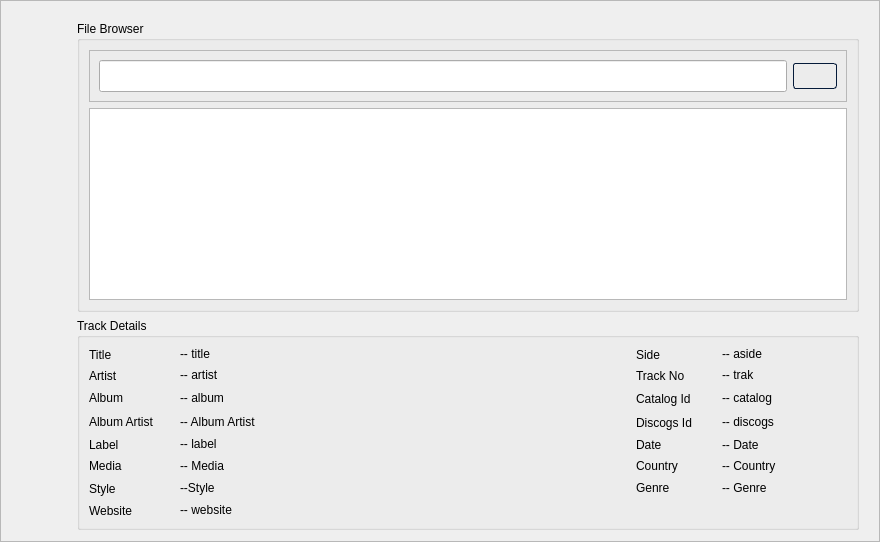
             <widget class="QFrame" name="FileBrowser_layout">
              <property name="frameShape">
               <enum>QFrame::StyledPanel</enum>
              </property>
              <property name="frameShadow">
               <enum>QFrame::Raised</enum>
              </property>
              <layout class="QGridLayout" name="gridLayout_4">
               <item row="0" column="0">
                <widget class="QFrame" name="frame_10">
                 <property name="maximumSize">
                  <size>
                   <width>50</width>
                   <height>16777215</height>
                  </size>
                 </property>
                 <property name="frameShape">
                  <enum>QFrame::NoFrame</enum>
                 </property>
                 <property name="frameShadow">
                  <enum>QFrame::Raised</enum>
                 </property>
                 <layout class="QVBoxLayout" name="VerticalLayout_3">
                  <property name="leftMargin">
                   <number>0</number>
                  </property>
                  <item>
                   <widget class="QPushButton" name="but_db_frame_hide">
                    <property name="minimumSize">
                     <size>
                      <width>50</width>
                      <height>50</height>
                     </size>
                    </property>
                    <property name="styleSheet">
                     <string notr="true">*{border:none;
	text-align: middle;}

/*-----QPushButton-----*/


QPushButton::disabled
{
	background-color: #404040;
	color: #656565;
	border-color: #051a39;

}


QPushButton::hover
{
	background-color: lightgrey;
	border-style: solid;
	border-width: 1px;
	border-radius: 3px;
	border-color: #051a39;
	padding: 5px;

}


QPushButton::pressed
{
	background-color: rgb(125, 155, 143);
	color: #ffffff;
	border-style: solid;
	border-width: 1px;
	border-radius: 3px;
	border-color: #051a39;
	padding: 5px;

}</string>
                    </property>
                    <property name="text">
                     <string/>
                    </property>
                    <property name="icon">
                     <iconset resource="resources.qrc">
                      <normaloff>:/icons/icons/chevrons-left.svg</normaloff>:/icons/icons/chevrons-left.svg</iconset>
                    </property>
                    <property name="iconSize">
                     <size>
                      <width>40</width>
                      <height>40</height>
                     </size>
                    </property>
                   </widget>
                  </item>
                  <item>
                   <spacer name="verticalSpacer_3">
                    <property name="orientation">
                     <enum>Qt::Vertical</enum>
                    </property>
                    <property name="sizeHint" stdset="0">
                     <size>
                      <width>20</width>
                      <height>100</height>
                     </size>
                    </property>
                   </spacer>
                  </item>
                 </layout>
                </widget>
               </item>
               <item row="0" column="1">
                <widget class="QFrame" name="db_side_frame">
                 <property name="minimumSize">
                  <size>
                   <width>800</width>
                   <height>0</height>
                  </size>
                 </property>
                 <property name="frameShape">
                  <enum>QFrame::NoFrame</enum>
                 </property>
                 <property name="frameShadow">
                  <enum>QFrame::Raised</enum>
                 </property>
                 <layout class="QVBoxLayout" name="verticalLayout_11">
                  <property name="bottomMargin">
                   <number>0</number>
                  </property>
                  <item>
                   <widget class="QGroupBox" name="groupBox_4">
                    <property name="title">
                     <string>File Browser</string>
                    </property>
                    <layout class="QVBoxLayout" name="verticalLayout_12">
                     <item>
                      <widget class="QFrame" name="frame_9">
                       <property name="frameShape">
                        <enum>QFrame::StyledPanel</enum>
                       </property>
                       <property name="frameShadow">
                        <enum>QFrame::Raised</enum>
                       </property>
                       <layout class="QHBoxLayout" name="horizontalLayout_26">
                        <item>
                         <widget class="MyLineEdit" name="db_path_root">
                          <property name="minimumSize">
                           <size>
                            <width>0</width>
                            <height>32</height>
                           </size>
                          </property>
                          <property name="alignment">
                           <set>Qt::AlignLeading|Qt::AlignLeft|Qt::AlignVCenter</set>
                          </property>
                         </widget>
                        </item>
                        <item>
                         <widget class="QPushButton" name="but_db_goUp">
                          <property name="styleSheet">
                           <string notr="true">/*-----QPushButton-----*/
QPushButton
{
/**	background-color:  rgb(92, 106, 106);
	color: #ffffff;
**/	
   border-style: solid;
	border-width: 1px;
	border-radius: 3px;
	border-color: #051a39;
	padding: 5px;
}

QPushButton::disabled
{
	background-color: #404040;
	color: #656565;
	border-color: #051a39;

}


QPushButton::hover
{
	background-color: lightgrey;
	border-style: solid;
	border-width: 1px;
	border-radius: 3px;
	border-color: #051a39;
	padding: 5px;

}


QPushButton::pressed
{
	background-color: rgb(125, 155, 143);
	color: #ffffff;
	border-style: solid;
	border-width: 1px;
	border-radius: 3px;
	border-color: #051a39;
	padding: 5px;

}</string>
                          </property>
                          <property name="text">
                           <string/>
                          </property>
                          <property name="icon">
                           <iconset resource="resources.qrc">
                            <normaloff>:/icons/icons/corner-left-up.svg</normaloff>:/icons/icons/corner-left-up.svg</iconset>
                          </property>
                         </widget>
                        </item>
                       </layout>
                      </widget>
                     </item>
                     <item>
                      <widget class="MyTreeView" name="treeView_db">
                       <property name="sizePolicy">
                        <sizepolicy hsizetype="Minimum" vsizetype="MinimumExpanding">
                         <horstretch>0</horstretch>
                         <verstretch>0</verstretch>
                        </sizepolicy>
                       </property>
                      </widget>
                     </item>
                    </layout>
                   </widget>
                  </item>
                  <item>
                   <widget class="QGroupBox" name="gbox_db_track_labels">
                    <property name="title">
                     <string>Track Details</string>
                    </property>
                    <layout class="QGridLayout" name="gridLayout_19">
                     <item row="5" column="1">
                      <widget class="QLabel" name="lbl_media_a_2">
                       <property name="font">
                        <font>
                         <pointsize>9</pointsize>
                        </font>
                       </property>
                       <property name="text">
                        <string>-- Media</string>
                       </property>
                      </widget>
                     </item>
                     <item row="5" column="3">
                      <widget class="QLabel" name="lbl_country_a_2">
                       <property name="font">
                        <font>
                         <pointsize>9</pointsize>
                        </font>
                       </property>
                       <property name="text">
                        <string>-- Country</string>
                       </property>
                      </widget>
                     </item>
                     <item row="4" column="2">
                      <widget class="QLabel" name="lbl_date_2">
                       <property name="font">
                        <font>
                         <pointsize>9</pointsize>
                        </font>
                       </property>
                       <property name="text">
                        <string>Date</string>
                       </property>
                      </widget>
                     </item>
                     <item row="5" column="0">
                      <widget class="QLabel" name="lbl_media_2">
                       <property name="minimumSize">
                        <size>
                         <width>50</width>
                         <height>15</height>
                        </size>
                       </property>
                       <property name="maximumSize">
                        <size>
                         <width>50</width>
                         <height>15</height>
                        </size>
                       </property>
                       <property name="font">
                        <font>
                         <pointsize>9</pointsize>
                        </font>
                       </property>
                       <property name="text">
                        <string>Media</string>
                       </property>
                      </widget>
                     </item>
                     <item row="5" column="2">
                      <widget class="QLabel" name="lbl_country_2">
                       <property name="font">
                        <font>
                         <pointsize>9</pointsize>
                        </font>
                       </property>
                       <property name="text">
                        <string>Country</string>
                       </property>
                      </widget>
                     </item>
                     <item row="6" column="0">
                      <widget class="QLabel" name="lbl_style_2">
                       <property name="minimumSize">
                        <size>
                         <width>50</width>
                         <height>18</height>
                        </size>
                       </property>
                       <property name="maximumSize">
                        <size>
                         <width>50</width>
                         <height>15</height>
                        </size>
                       </property>
                       <property name="font">
                        <font>
                         <pointsize>9</pointsize>
                        </font>
                       </property>
                       <property name="text">
                        <string>Style</string>
                       </property>
                      </widget>
                     </item>
                     <item row="4" column="3">
                      <widget class="QLabel" name="lbl_date_a_2">
                       <property name="font">
                        <font>
                         <pointsize>9</pointsize>
                        </font>
                       </property>
                       <property name="text">
                        <string>-- Date</string>
                       </property>
                      </widget>
                     </item>
                     <item row="6" column="2">
                      <widget class="QLabel" name="lbl_genre_2">
                       <property name="font">
                        <font>
                         <pointsize>9</pointsize>
                        </font>
                       </property>
                       <property name="text">
                        <string>Genre</string>
                       </property>
                      </widget>
                     </item>
                     <item row="7" column="1" colspan="3">
                      <widget class="QLabel" name="lbl_website_a_2">
                       <property name="minimumSize">
                        <size>
                         <width>0</width>
                         <height>15</height>
                        </size>
                       </property>
                       <property name="font">
                        <font>
                         <pointsize>9</pointsize>
                         <weight>50</weight>
                         <italic>false</italic>
                         <bold>false</bold>
                        </font>
                       </property>
                       <property name="text">
                        <string>-- website</string>
                       </property>
                       <property name="openExternalLinks">
                        <bool>true</bool>
                       </property>
                       <property name="textInteractionFlags">
                        <set>Qt::LinksAccessibleByMouse|Qt::TextSelectableByKeyboard|Qt::TextSelectableByMouse</set>
                       </property>
                      </widget>
                     </item>
                     <item row="6" column="1">
                      <widget class="QLabel" name="lbl_style_a_2">
                       <property name="font">
                        <font>
                         <pointsize>9</pointsize>
                        </font>
                       </property>
                       <property name="text">
                        <string>--Style</string>
                       </property>
                      </widget>
                     </item>
                     <item row="6" column="3">
                      <widget class="QLabel" name="lbl_genre_a_2">
                       <property name="font">
                        <font>
                         <pointsize>9</pointsize>
                        </font>
                       </property>
                       <property name="text">
                        <string>-- Genre</string>
                       </property>
                      </widget>
                     </item>
                     <item row="7" column="0">
                      <widget class="QLabel" name="lbl_website_2">
                       <property name="minimumSize">
                        <size>
                         <width>70</width>
                         <height>15</height>
                        </size>
                       </property>
                       <property name="maximumSize">
                        <size>
                         <width>50</width>
                         <height>15</height>
                        </size>
                       </property>
                       <property name="font">
                        <font>
                         <pointsize>9</pointsize>
                         <weight>50</weight>
                         <italic>false</italic>
                         <bold>false</bold>
                        </font>
                       </property>
                       <property name="text">
                        <string>Website</string>
                       </property>
                      </widget>
                     </item>
                     <item row="0" column="3">
                      <widget class="QLabel" name="lbl_side_a_2">
                       <property name="font">
                        <font>
                         <pointsize>9</pointsize>
                         <weight>50</weight>
                         <italic>false</italic>
                         <bold>false</bold>
                        </font>
                       </property>
                       <property name="text">
                        <string>-- aside</string>
                       </property>
                       <property name="textInteractionFlags">
                        <set>Qt::LinksAccessibleByMouse|Qt::TextSelectableByKeyboard|Qt::TextSelectableByMouse</set>
                       </property>
                      </widget>
                     </item>
                     <item row="1" column="0">
                      <widget class="QLabel" name="lbl_artist_2">
                       <property name="minimumSize">
                        <size>
                         <width>50</width>
                         <height>15</height>
                        </size>
                       </property>
                       <property name="maximumSize">
                        <size>
                         <width>50</width>
                         <height>15</height>
                        </size>
                       </property>
                       <property name="font">
                        <font>
                         <pointsize>9</pointsize>
                         <weight>50</weight>
                         <italic>false</italic>
                         <bold>false</bold>
                        </font>
                       </property>
                       <property name="styleSheet">
                        <string notr="true"/>
                       </property>
                       <property name="text">
                        <string>Artist</string>
                       </property>
                      </widget>
                     </item>
                     <item row="1" column="1">
                      <widget class="QLabel" name="lbl_artist_a_2">
                       <property name="font">
                        <font>
                         <pointsize>9</pointsize>
                         <weight>50</weight>
                         <italic>false</italic>
                         <bold>false</bold>
                        </font>
                       </property>
                       <property name="text">
                        <string>-- artist</string>
                       </property>
                       <property name="textInteractionFlags">
                        <set>Qt::LinksAccessibleByMouse|Qt::TextSelectableByKeyboard|Qt::TextSelectableByMouse</set>
                       </property>
                      </widget>
                     </item>
                     <item row="1" column="2">
                      <widget class="QLabel" name="lbl_track_2">
                       <property name="minimumSize">
                        <size>
                         <width>70</width>
                         <height>15</height>
                        </size>
                       </property>
                       <property name="maximumSize">
                        <size>
                         <width>80</width>
                         <height>15</height>
                        </size>
                       </property>
                       <property name="font">
                        <font>
                         <pointsize>9</pointsize>
                         <weight>50</weight>
                         <italic>false</italic>
                         <bold>false</bold>
                        </font>
                       </property>
                       <property name="text">
                        <string>Track No</string>
                       </property>
                      </widget>
                     </item>
                     <item row="1" column="3">
                      <widget class="QLabel" name="lbl_track_a_2">
                       <property name="font">
                        <font>
                         <pointsize>9</pointsize>
                         <weight>50</weight>
                         <italic>false</italic>
                         <bold>false</bold>
                        </font>
                       </property>
                       <property name="text">
                        <string>-- trak</string>
                       </property>
                       <property name="textInteractionFlags">
                        <set>Qt::LinksAccessibleByMouse|Qt::TextSelectableByKeyboard|Qt::TextSelectableByMouse</set>
                       </property>
                      </widget>
                     </item>
                     <item row="0" column="1">
                      <widget class="QLabel" name="lbl_title_a_2">
                       <property name="minimumSize">
                        <size>
                         <width>450</width>
                         <height>0</height>
                        </size>
                       </property>
                       <property name="font">
                        <font>
                         <pointsize>9</pointsize>
                         <weight>50</weight>
                         <italic>false</italic>
                         <bold>false</bold>
                        </font>
                       </property>
                       <property name="styleSheet">
                        <string notr="true"/>
                       </property>
                       <property name="text">
                        <string>-- title</string>
                       </property>
                       <property name="textInteractionFlags">
                        <set>Qt::LinksAccessibleByMouse|Qt::TextSelectableByKeyboard|Qt::TextSelectableByMouse</set>
                       </property>
                      </widget>
                     </item>
                     <item row="0" column="2">
                      <widget class="QLabel" name="lbl_side_2">
                       <property name="minimumSize">
                        <size>
                         <width>55</width>
                         <height>15</height>
                        </size>
                       </property>
                       <property name="maximumSize">
                        <size>
                         <width>80</width>
                         <height>15</height>
                        </size>
                       </property>
                       <property name="font">
                        <font>
                         <pointsize>9</pointsize>
                         <weight>50</weight>
                         <italic>false</italic>
                         <bold>false</bold>
                        </font>
                       </property>
                       <property name="text">
                        <string>Side</string>
                       </property>
                      </widget>
                     </item>
                     <item row="0" column="0">
                      <widget class="QLabel" name="lbl_title_2">
                       <property name="minimumSize">
                        <size>
                         <width>60</width>
                         <height>15</height>
                        </size>
                       </property>
                       <property name="maximumSize">
                        <size>
                         <width>50</width>
                         <height>15</height>
                        </size>
                       </property>
                       <property name="font">
                        <font>
                         <pointsize>9</pointsize>
                         <weight>50</weight>
                         <italic>false</italic>
                         <bold>false</bold>
                        </font>
                       </property>
                       <property name="text">
                        <string>Title</string>
                       </property>
                      </widget>
                     </item>
                     <item row="2" column="2">
                      <widget class="QLabel" name="lbl_cat_2">
                       <property name="minimumSize">
                        <size>
                         <width>55</width>
                         <height>18</height>
                        </size>
                       </property>
                       <property name="maximumSize">
                        <size>
                         <width>80</width>
                         <height>15</height>
                        </size>
                       </property>
                       <property name="font">
                        <font>
                         <pointsize>9</pointsize>
                         <weight>50</weight>
                         <italic>false</italic>
                         <bold>false</bold>
                        </font>
                       </property>
                       <property name="text">
                        <string>Catalog Id</string>
                       </property>
                      </widget>
                     </item>
                     <item row="2" column="3">
                      <widget class="QLabel" name="lbl_cat_a_2">
                       <property name="font">
                        <font>
                         <pointsize>9</pointsize>
                         <weight>50</weight>
                         <italic>false</italic>
                         <bold>false</bold>
                        </font>
                       </property>
                       <property name="text">
                        <string>-- catalog</string>
                       </property>
                       <property name="textInteractionFlags">
                        <set>Qt::LinksAccessibleByMouse|Qt::TextSelectableByKeyboard|Qt::TextSelectableByMouse</set>
                       </property>
                      </widget>
                     </item>
                     <item row="3" column="0">
                      <widget class="QLabel" name="lbl_aartist_2">
                       <property name="minimumSize">
                        <size>
                         <width>85</width>
                         <height>0</height>
                        </size>
                       </property>
                       <property name="font">
                        <font>
                         <pointsize>9</pointsize>
                        </font>
                       </property>
                       <property name="text">
                        <string>Album Artist</string>
                       </property>
                      </widget>
                     </item>
                     <item row="3" column="1">
                      <widget class="QLabel" name="lbl_aartist_a_2">
                       <property name="font">
                        <font>
                         <pointsize>9</pointsize>
                        </font>
                       </property>
                       <property name="text">
                        <string>-- Album Artist</string>
                       </property>
                      </widget>
                     </item>
                     <item row="2" column="0">
                      <widget class="QLabel" name="lbl_album_2">
                       <property name="minimumSize">
                        <size>
                         <width>50</width>
                         <height>15</height>
                        </size>
                       </property>
                       <property name="maximumSize">
                        <size>
                         <width>50</width>
                         <height>15</height>
                        </size>
                       </property>
                       <property name="font">
                        <font>
                         <pointsize>9</pointsize>
                         <weight>50</weight>
                         <italic>false</italic>
                         <bold>false</bold>
                        </font>
                       </property>
                       <property name="text">
                        <string>Album</string>
                       </property>
                      </widget>
                     </item>
                     <item row="2" column="1">
                      <widget class="QLabel" name="lbl_album_a_2">
                       <property name="font">
                        <font>
                         <pointsize>9</pointsize>
                         <weight>50</weight>
                         <italic>false</italic>
                         <bold>false</bold>
                        </font>
                       </property>
                       <property name="text">
                        <string>-- album</string>
                       </property>
                       <property name="textInteractionFlags">
                        <set>Qt::LinksAccessibleByMouse|Qt::TextSelectableByKeyboard|Qt::TextSelectableByMouse</set>
                       </property>
                      </widget>
                     </item>
                     <item row="3" column="2">
                      <widget class="QLabel" name="lbl_disc_2">
                       <property name="minimumSize">
                        <size>
                         <width>55</width>
                         <height>18</height>
                        </size>
                       </property>
                       <property name="maximumSize">
                        <size>
                         <width>80</width>
                         <height>15</height>
                        </size>
                       </property>
                       <property name="font">
                        <font>
                         <pointsize>9</pointsize>
                         <weight>50</weight>
                         <italic>false</italic>
                         <bold>false</bold>
                        </font>
                       </property>
                       <property name="text">
                        <string>Discogs Id</string>
                       </property>
                      </widget>
                     </item>
                     <item row="4" column="0">
                      <widget class="QLabel" name="lbl_label_2">
                       <property name="minimumSize">
                        <size>
                         <width>50</width>
                         <height>15</height>
                        </size>
                       </property>
                       <property name="maximumSize">
                        <size>
                         <width>50</width>
                         <height>15</height>
                        </size>
                       </property>
                       <property name="font">
                        <font>
                         <pointsize>9</pointsize>
                         <weight>50</weight>
                         <italic>false</italic>
                         <bold>false</bold>
                        </font>
                       </property>
                       <property name="text">
                        <string>Label</string>
                       </property>
                      </widget>
                     </item>
                     <item row="4" column="1">
                      <widget class="QLabel" name="lbl_label_a_2">
                       <property name="font">
                        <font>
                         <pointsize>9</pointsize>
                         <weight>50</weight>
                         <italic>false</italic>
                         <bold>false</bold>
                        </font>
                       </property>
                       <property name="text">
                        <string>-- label</string>
                       </property>
                       <property name="textInteractionFlags">
                        <set>Qt::LinksAccessibleByMouse|Qt::TextSelectableByKeyboard|Qt::TextSelectableByMouse</set>
                       </property>
                      </widget>
                     </item>
                     <item row="3" column="3">
                      <widget class="QLabel" name="lbl_disc_a_2">
                       <property name="minimumSize">
                        <size>
                         <width>120</width>
                         <height>15</height>
                        </size>
                       </property>
                       <property name="font">
                        <font>
                         <pointsize>9</pointsize>
                         <weight>50</weight>
                         <italic>false</italic>
                         <bold>false</bold>
                        </font>
                       </property>
                       <property name="text">
                        <string>-- discogs</string>
                       </property>
                       <property name="textInteractionFlags">
                        <set>Qt::LinksAccessibleByMouse|Qt::TextSelectableByKeyboard|Qt::TextSelectableByMouse</set>
                       </property>
                      </widget>
                     </item>
                    </layout>
                   </widget>
                  </item>
                 </layout>
                </widget>
               </item>
              </layout>
             </widget>
